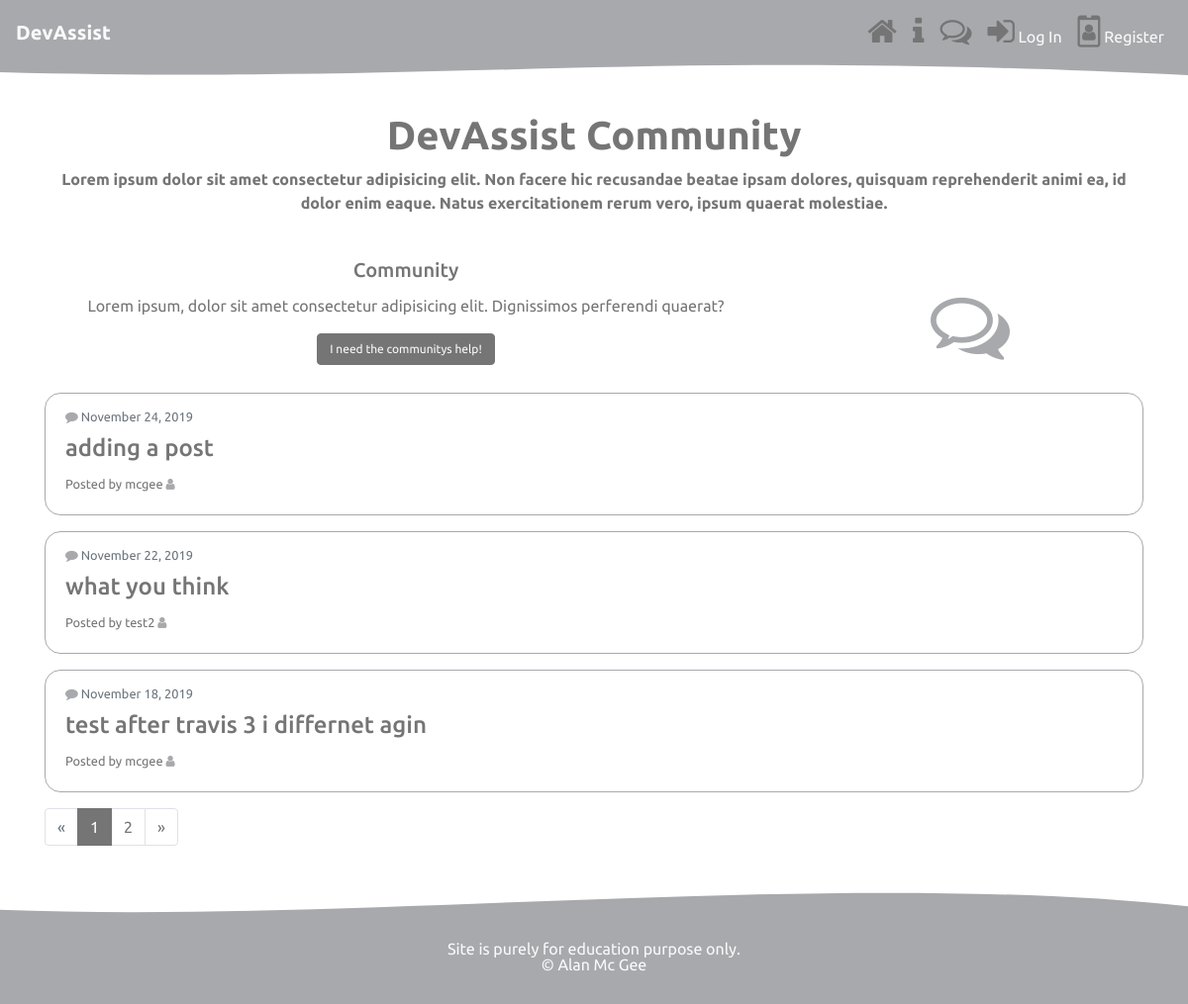
/community/, run on the app's committed database.
### forum/models.py (models this page shows, shortened)
class Post(models.Model):
    title = models.CharField(max_length=100)
    content = models.TextField()
    date_posted = models.DateTimeField(default=timezone.now)
    author = models.ForeignKey(User, null=True, on_delete=models.CASCADE) # cascade -  when user is deleted remove all posts
    class Meta:
        ordering = ("-date_posted", )

### forum/views.py (the view)
# urls.py: path('community/', include('forum.urls')),
def community(request):
    querys = Post.objects.all()
    page = request.GET.get('page', 1)
    paginator = Paginator(querys, 3)
    post_pag = paginator.get_page(page)
    context = {
        "posts": post_pag
    }
    return render(request, "forum/forum_list.html", context)

### cart/contexts.py (called while the page is built)
def cart_contents(request):
    cart = request.session.get('cart', {})
    cart_items = []
    total = 0
    donation_count = 0
    for id, quantity in cart.items():
        donation = get_object_or_404(Donation, pk=id)
        print(donation)
        total += quantity * donation.price
        donation_count += quantity
        cart_items.append({'id': id, 'quantity': quantity, 'donation': donation})
    return {'cart_items': cart_items, 'total': total, 'donation_count': donation_count}

### forum/templates/forum/forum_list.html
{% extends "base.html" %}
{% block content %}
{% include 'forum/includes/intro.html' %}
<div class="container mt-2 mb-2">
  <div class="row">
    <div class="col-md-8 order-2 order-md-1">
      <div class="card">
        <div class="card-body">
          <h5 class="card-title">Community</h5>
          <p class="card-text">Lorem ipsum, dolor sit amet consectetur adipisicing elit. Dignissimos perferendi
            quaerat?</p>
          <a href="{% url 'post-create' %}" class="btn btn-info">I need the communitys help!</a>
        </div>
      </div>
    </div>
    <div class="col-md-4 order-1">
      <div style="margin: auto; text-align: center; padding-top:3rem;">
        <i class="fa fa-comments-o fa-5x" aria-hidden="true"></i>
      </div>
    </div>
  </div>
</div>
<div class="container mt-2 mb-2">
  {% for post in posts %}
  <div class="row mb-3">
    <div class="col">
      <div class="card query-card">
        <div class="card-body query">
          <p class="card-subtitle mb-2 text-muted small"><i class="fa fa-comment" aria-hidden="true"></i>  {{ post.date_posted|date:"F d, Y" }}</p>
          <h4><a class="article-title" href="{% url 'post-detail' post.pk %}">{{ post.title }}</a></h4>
          <small>Posted by {{ post.author}}  <i class="fa fa-user" aria-hidden="true"></i>
          </small>
        </div>
      </div>
    </div>
  </div>
  {% endfor %}
  {% if posts.has_other_pages %}
  <ul class="pagination">
    {% if posts.has_previous %}
    <li class="page-item"><a class="page-link" href="?page={{ posts.previous_page_number }}">&laquo;</a></li>
    {% else %}
    <li class="disabled page-item"><span class="page-link">&laquo;</span></li>
    {% endif %}
    {% for i in posts.paginator.page_range %}
    {% if posts.number == i %}
    <li class="active page-item"><span class="page-link">{{ i }} <span class="sr-only">(current)</span></span></li>
    {% else %}
    <li><a class="page-link" href="?page={{ i }}">{{ i }}</a></li>
    {% endif %}
    {% endfor %}
    {% if posts.has_next %}
    <li class="page-item"><a class="page-link" href="?page={{ posts.next_page_number }}">&raquo;</a></li>
    {% else %}
    <li class="disabled page-item"><span class="page-link">&raquo;</span></li>
    {% endif %}
  </ul>
  {% endif %}
</div>
{% endblock%}

### static/css/main.css (style rules this page uses)
body { font-family: 'Ubuntu', sans-serif; color: #757575; }
.card { border: none; text-align: center; }
.fa { color: #a8a9ad; }
.btn-info { font-size: .75rem; background-color: #757575; color: #fafafa; border-color: #757575; }
.query { text-align: left; }
.page-item.active .page-link { background-color: #757575; border-color: #757575; }
.page-link { color: #757575; }
.article-title { color: #757575; }
.query-card { border-style: solid; border-color: #a8a9ad; border-radius: 1rem; border-width: thin; }

### data on the page
Post: date_posted "November 24, 2019", title "adding a post", author "mcgee"
Post: date_posted "November 22, 2019", title "what you think", author "test2"
Post: date_posted "November 18, 2019", title "test after travis 3 i differnet agin", author "mcgee"

### other printed values
{{ i }} "1"
{{ i }} "2"
